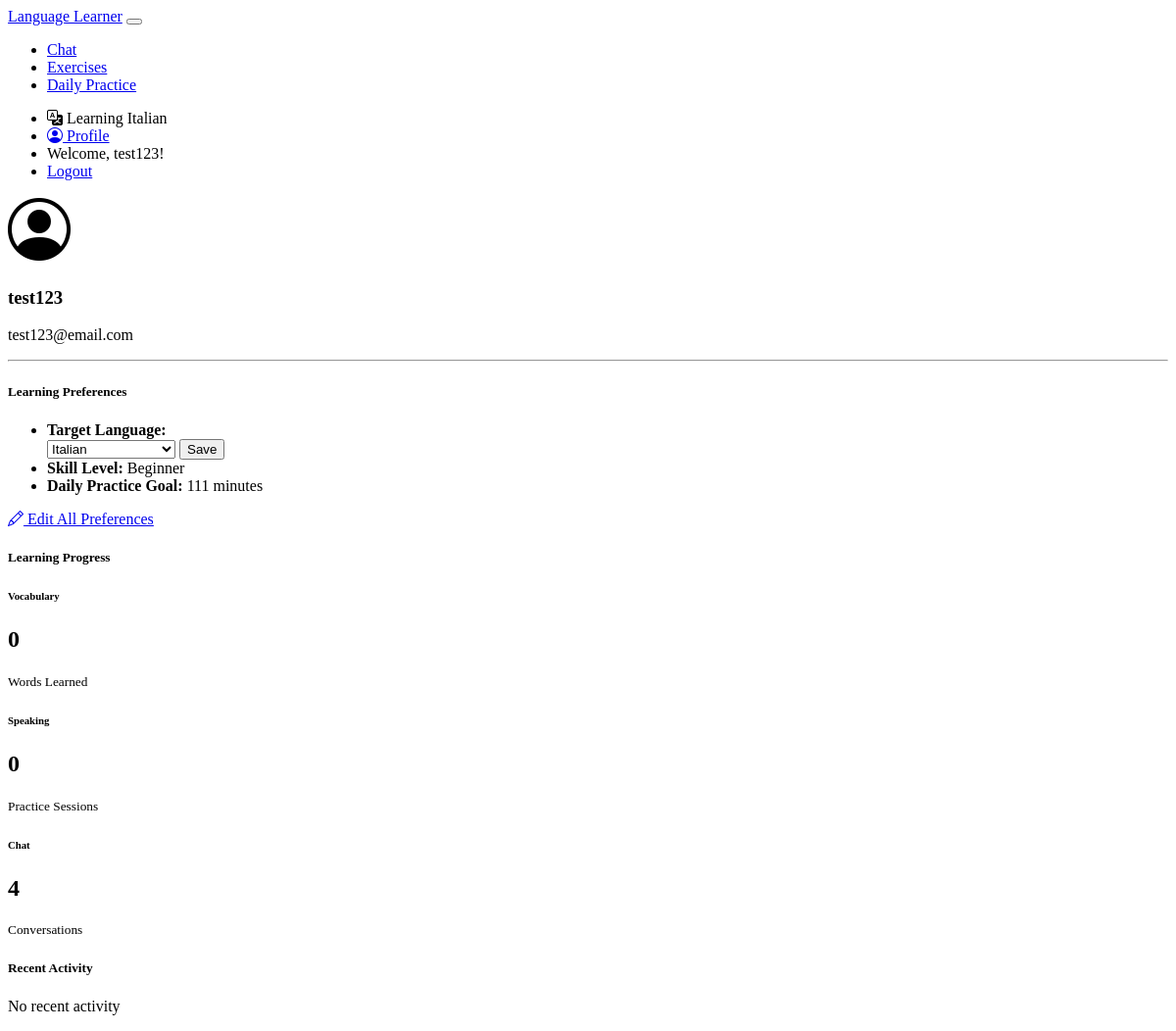
The app's page /profile (signed in) with its own data.
### models.py (models this page shows)
class UserPreferences(db.Model):
    id = db.Column(db.Integer, primary_key=True)
    user_id = db.Column(db.Integer, db.ForeignKey('user.id'), nullable=False)
    target_language = db.Column(db.String(10), nullable=False)  # e.g., 'es', 'it'
    skill_level = db.Column(db.String(20), nullable=False)  # beginner, intermediate, advanced
    practice_duration = db.Column(db.Integer, nullable=False)  # minutes per day
    learning_goal = db.Column(db.Text, nullable=False)
    created_at = db.Column(db.DateTime, default=datetime.utcnow)
    updated_at = db.Column(db.DateTime, default=datetime.utcnow, onupdate=datetime.utcnow)

class User(UserMixin, db.Model):
    id = db.Column(db.Integer, primary_key=True)
    username = db.Column(db.String(64), unique=True, nullable=False)
    email = db.Column(db.String(120), unique=True, nullable=False)
    password_hash = db.Column(db.String(256))
    progress = db.relationship('Progress', backref='user', lazy=True)
    chats = db.relationship('Chat', backref='user', lazy=True)
    vocabulary_progress = db.relationship('VocabularyProgress', backref='user', lazy=True)
    preferences = db.relationship('UserPreferences', backref='user', uselist=False)
    daily_vocabulary = db.relationship('DailyVocabulary', backref='user', lazy=True)
    sentence_practices = db.relationship('SentencePractice', backref='user', lazy=True)
    speaking_attempts = db.relationship('UserSpeakingAttempt', backref='student', lazy=True)

### app.py (the view, shortened to what this page needs)
@app.route('/profile')
@login_required
def profile():
    current_user_id = current_user.id
    fresh_user = User.query.get(current_user_id)
    fresh_preferences = UserPreferences.query.filter_by(user_id=current_user_id).first()
    if fresh_preferences:
        logger.debug(f"Profile page displaying preferences with language: {fresh_preferences.target_language}")
    vocab_stats = {
        'total_words': VocabularyProgress.query.filter_by(user_id=current_user.id).count(),
        'mastered_words': VocabularyProgress.query.filter_by(
            user_id=current_user.id
        ).filter(VocabularyProgress.proficiency >= 90).count()
    }
    speaking_stats = {
        'total_attempts': UserSpeakingAttempt.query.filter_by(user_id=current_user.id).count(),
        'avg_score': db.session.query(
            func.avg(UserSpeakingAttempt.pronunciation_score)
        ).filter_by(user_id=current_user.id).scalar() or 0
    }
    chat_stats = {
        'total_messages': Chat.query.filter_by(user_id=current_user.id).count()
    }
    recent_activities = []
    speaking_attempts = UserSpeakingAttempt.query.filter_by(
        user_id=current_user.id
    ).order_by(UserSpeakingAttempt.created_at.desc()).limit(3).all()
    for attempt in speaking_attempts:
        recent_activities.append({
            'description': 'Speaking Practice',
            'details': f'Completed a speaking exercise with score: {attempt.pronunciation_score:.1f}%',
            'timestamp': attempt.created_at
        })
    vocab_progress = VocabularyProgress.query.filter_by(
        user_id=current_user.id
    ).order_by(VocabularyProgress.last_reviewed.desc()).limit(3).all()
    recent_activities.sort(key=lambda x: x['timestamp'], reverse=True)
    recent_activities = recent_activities[:5]  # Keep only the 5 most recent activities
    return render_template('profile.html',
                         vocab_stats=vocab_stats,
                         speaking_stats=speaking_stats,
                         chat_stats=chat_stats,
                         recent_activities=recent_activities,
                         fresh_preferences=fresh_preferences)

### app.py (called while the page is built)
@login_manager.user_loader
def load_user(user_id):
    user = User.query.get(int(user_id))
    if user:
        if hasattr(user, 'preferences'):
            if user.preferences is not None:
                db.session.expunge(user.preferences)
            fresh_prefs = UserPreferences.query.filter_by(user_id=user.id).first()
            if fresh_prefs:
                user.preferences = fresh_prefs
                logger.debug(f"Loaded fresh preferences for user {user.id}: {fresh_prefs.target_language}")
    return user

### templates/profile.html (shortened to what this page needs)
{% extends "base.html" %}
{% block content %}
<div class="container py-4">
    <div class="row">
        <div class="col-md-4 mb-4">
            <div class="card">
                <div class="card-body">
                    <div class="text-center mb-3">
                        <i class="bi bi-person-circle" style="font-size: 4rem;"></i>
                        <h3 class="mt-2">{{ current_user.username }}</h3>
                        <p class="text-muted">{{ current_user.email }}</p>
                    </div>
                    <hr>
                    <h5>Learning Preferences</h5>
                    {% if current_user.preferences %}
                    <ul class="list-unstyled">
                        <li class="mb-3">
                            <strong>Target Language:</strong>
                            <form id="quickLanguageForm" method="POST" action="{{ url_for('update_language') }}" class="mt-2">
                                <div class="input-group input-group-sm">
                                    <select name="target_language" class="form-select form-select-sm">
                                        {% for code, name in lang_names.items() %}
                                            <option value="{{ code }}"
                                                {% if fresh_preferences and fresh_preferences.target_language == code %}
                                                    selected
                                                {% elif current_user.preferences.target_language == code %}
                                                    selected
                                                {% endif %}>
                                                {{ name }}
                                            </option>
                                        {% endfor %}
                                    </select>
                                    <button type="submit" class="btn btn-primary btn-sm">Save</button>
                                </div>
                            </form>
                        </li>
                        <li><strong>Skill Level:</strong>
                            {{ current_user.preferences.skill_level.title() if current_user.preferences and current_user.preferences.skill_level else "Not set" }}
                        </li>
                        <li><strong>Daily Practice Goal:</strong>
                            {{ current_user.preferences.practice_duration if current_user.preferences and current_user.preferences.practice_duration else "Not set" }} minutes
                        </li>
                    </ul>
                    <div class="mt-3">
                        <a href="{{ url_for('preferences', edit=True) }}" class="btn btn-outline-primary btn-sm">
                            <i class="bi bi-pencil"></i> Edit All Preferences
                        </a>
                    </div>
                    {% else %}
                    <p>No preferences set. <a href="{{ url_for('preferences') }}">Set your preferences</a></p>
                    {% endif %}
                </div>
            </div>
        </div>
        <div class="col-md-8">
            <div class="card mb-4">
                <div class="card-header">
                    <h5 class="card-title mb-0">Learning Progress</h5>
                </div>
                <div class="card-body">
                    <div class="row">
                        <div class="col-sm-4">
                            <div class="text-center mb-3">
                                <h6>Vocabulary</h6>
                                <h2>{{ vocab_stats.total_words }}</h2>
                                <small class="text-muted">Words Learned</small>
                            </div>
                        </div>
                        <div class="col-sm-4">
                            <div class="text-center mb-3">
                                <h6>Speaking</h6>
                                <h2>{{ speaking_stats.total_attempts }}</h2>
                                <small class="text-muted">Practice Sessions</small>
                            </div>
                        </div>
                        <div class="col-sm-4">
                            <div class="text-center mb-3">
                                <h6>Chat</h6>
                                <h2>{{ chat_stats.total_messages }}</h2>
                                <small class="text-muted">Conversations</small>
                            </div>
                        </div>
                    </div>
                </div>
            </div>
            <div class="card">
                <div class="card-header">
                    <h5 class="card-title mb-0">Recent Activity</h5>
                </div>
                <div class="card-body">
                    <div class="list-group list-group-flush">
                        {% for activity in recent_activities %}
                        <div class="list-group-item">
                            <div class="d-flex w-100 justify-content-between">
                                <h6 class="mb-1">{{ activity.description }}</h6>
                                <small class="text-muted">{{ activity.timestamp|datetime }}</small>
                            </div>
                            <p class="mb-1">{{ activity.details }}</p>
                        </div>
                        {% else %}
                        <p class="text-center text-muted my-3">No recent activity</p>
                        {% endfor %}
                    </div>
                </div>
            </div>
        </div>
    </div>
</div>
{% endblock %}

### templates/base.html (shortened to what this page needs)
<!DOCTYPE html>
<html lang="en" data-bs-theme="dark">
<head>
    <link rel="stylesheet" href="https://cdn.replit.com/agent/bootstrap-agent-dark-theme.min.css">
    <link rel="stylesheet" href="https://cdn.jsdelivr.net/npm/bootstrap-icons@1.11.1/font/bootstrap-icons.css">
    <link rel="stylesheet" href="{{ url_for('static', filename='css/custom.css') }}">
</head>
<body>
    <nav class="navbar navbar-expand-lg navbar-dark bg-dark">
        <div class="container">
            <a class="navbar-brand" href="/">Language Learner</a>
            <button class="navbar-toggler" type="button" data-bs-toggle="collapse" data-bs-target="#navbarNav">
            </button>
            <div class="collapse navbar-collapse" id="navbarNav">
                <ul class="navbar-nav me-auto">
                    {% if current_user.is_authenticated %}
                    <li class="nav-item">
                        <a class="nav-link" href="{{ url_for('chat') }}">Chat</a>
                    </li>
                    <li class="nav-item">
                        <a class="nav-link" href="{{ url_for('exercises') }}">Exercises</a>
                    </li>
                    <li class="nav-item">
                        <a class="nav-link" href="{{ url_for('daily_practice') }}">Daily Practice</a>
                    </li>
                    {% endif %}
                </ul>
                <ul class="navbar-nav">
                    {% if current_user.is_authenticated %}
                    {% if current_user.preferences %}
                    <li class="nav-item">
                        <span class="nav-link">
                            <span class="badge bg-primary" data-lang="{{ current_user.preferences.target_language }}">
                                <i class="bi bi-translate"></i>
                                Learning {{ lang_names[current_user.preferences.target_language] }}
                            </span>
                        </span>
                    </li>
                    {% endif %}
                    <li class="nav-item">
                        <a class="nav-link" href="{{ url_for('profile') }}">
                            <i class="bi bi-person-circle"></i> Profile
                        </a>
                    </li>
                    <li class="nav-item">
                        <span class="nav-link">Welcome, {{ current_user.username }}!</span>
                    </li>
                    <li class="nav-item">
                        <a class="nav-link" href="{{ url_for('logout') }}">Logout</a>
                    </li>
                    {% endif %}
                </ul>
            </div>
        </div>
    </nav>
    <div class="container mt-4">
        {% block content %}{% endblock %}
    </div>
</body>
</html>

### records on screen
UserPreferences: target_language "Italian", preferences.skill_level "Beginner", preferences "111"
User: username "test123", email "test123@email.com"

### other values on screen
{{ vocab_stats.total_words }} "0"
{{ speaking_stats.total_attempts }} "0"
{{ chat_stats.total_messages }} "4"
